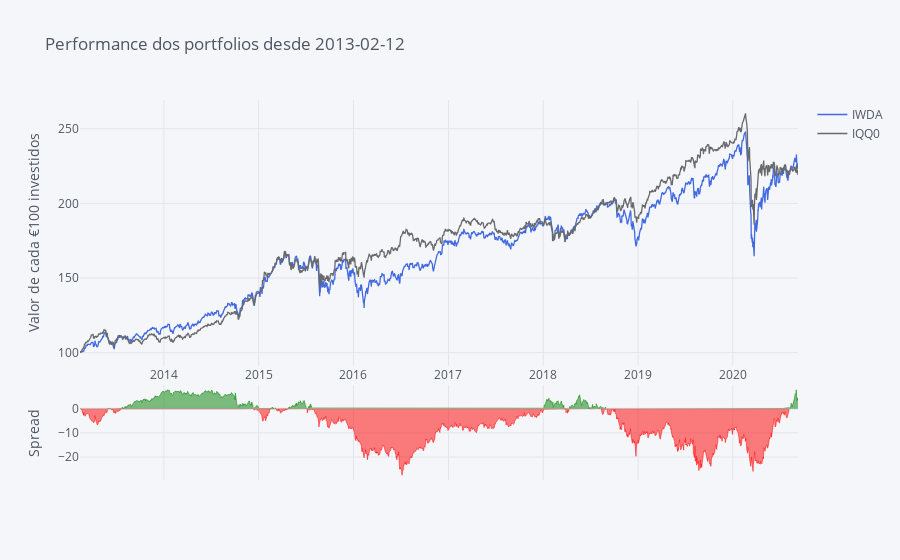

This figure's notebook cell:
### Code cell
# Making Color Palette
Palette = ['rgb(255, 153, 51)',     # 1 - orange
            'royalblue',            # 2 - Royalblue
            '#708090',              # 3 - Grey
            'rgb(128, 0, 128)',     # 4 - Indigo
            'rgb(219, 64, 82)',     # 5 - Red
            'rgb(0, 128, 128)',     # 6 - Teal
            '#191970',              # 7 - Navy
            'rgb(128, 128, 0)',     # 8 - Olive
            '#00BFFF',              # 9 - Water Blue
            'rgb(128, 177, 211)']   # 10 - 

fundos.iplot(title='Performance dos portfolios desde ' + Begin, yTitle='Valor de cada €100 investidos', color=['royalblue', 'dimgrey'], kind='spread')

### Figure 1 — Plotly figure (JSON) as saved in the notebook; plotly's stock layout.template omitted (floating-point values rounded to 4 significant figures; data arrays with more than 128 entries replaced by an {"elided": "..."} marker saying what was removed)
{"data": [{"line": {"color": "rgba(65, 105, 225, 1.0)", "dash": "solid", "shape": "linear", "width": 1.3}, "mode": "lines", "name": "IWDA", "text": "", "type": "scatter", "x": {"elided": "1935 str values"}, "y": {"elided": "1935 float values"}}, {"line": {"color": "rgba(105, 105, 105, 1.0)", "dash": "solid", "shape": "linear", "width": 1.3}, "mode": "lines", "name": "IQQ0", "text": "", "type": "scatter", "x": {"elided": "1935 str values"}, "y": {"elided": "1935 float values"}}, {"connectgaps": false, "fill": "tozeroy", "line": {"color": "green", "dash": "solid", "shape": "linear", "width": 0.5}, "mode": "lines", "name": "Spread", "showlegend": false, "type": "scatter", "x": {"elided": "1935 str values"}, "xaxis": "x2", "y": {"elided": "1935 mixed values"}, "yaxis": "y2"}, {"connectgaps": false, "fill": "tozeroy", "line": {"color": "red", "dash": "solid", "shape": "linear", "width": 0.5}, "mode": "lines", "name": "Spread", "showlegend": false, "type": "scatter", "x": {"elided": "1935 str values"}, "xaxis": "x2", "y": {"elided": "1935 mixed values"}, "yaxis": "y2"}], "layout": {"autosize": true, "hovermode": "x", "legend": {"bgcolor": "#F5F6F9", "font": {"color": "#4D5663"}}, "paper_bgcolor": "#F5F6F9", "plot_bgcolor": "#F5F6F9", "title": {"font": {"color": "#4D5663"}, "text": "Performance dos portfolios desde 2013-02-12"}, "xaxis": {"autorange": true, "gridcolor": "#E1E5ED", "range": ["2013-02-12", "2020-09-08"], "showgrid": true, "tickfont": {"color": "#4D5663"}, "title": {"font": {"color": "#4D5663"}, "text": ""}, "type": "date", "zerolinecolor": "#E1E5ED"}, "xaxis2": {"anchor": "y2", "autorange": true, "gridcolor": "#E1E5ED", "range": ["2013-02-12", "2020-09-08"], "showgrid": true, "showticklabels": false, "tickfont": {"color": "#4D5663"}, "title": {"font": {"color": "#4D5663"}, "text": ""}, "type": "date", "zerolinecolor": "#E1E5ED"}, "yaxis": {"autorange": true, "domain": [0.3, 1], "gridcolor": "#E1E5ED", "range": [91.09, 269.2], "showgrid": true, "tickfont": {"color": "#4D5663"}, "title": {"font": {"color": "#4D5663"}, "text": "Valor de cada €100 investidos"}, "type": "linear", "zerolinecolor": "#E1E5ED"}, "yaxis2": {"autorange": true, "domain": [0, 0.25], "gridcolor": "#E1E5ED", "range": [-29.54, 9.881], "showgrid": true, "tickfont": {"color": "#4D5663"}, "title": {"font": {"color": "#4D5663"}, "text": "Spread"}, "type": "linear", "zerolinecolor": "#E1E5ED"}}}
